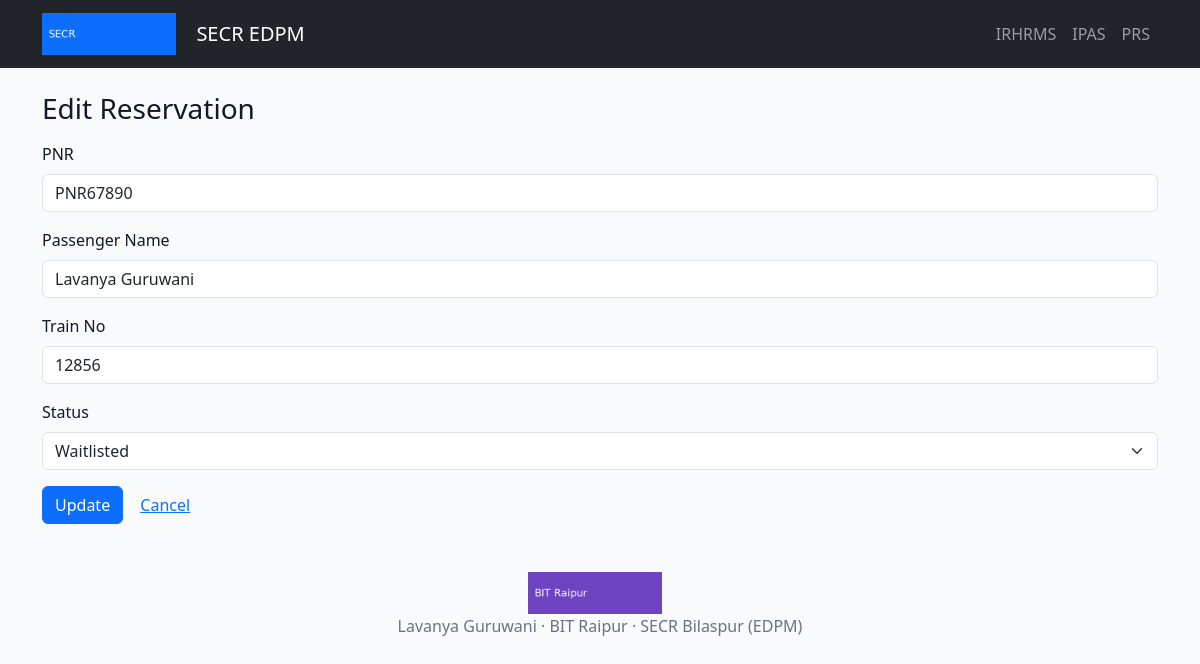
The page /reservations/2/edit on the database its author committed.
### app.py (models this page shows)
class Reservation(db.Model):
    id = db.Column(db.Integer, primary_key=True)
    pnr = db.Column(db.String(50), nullable=False, unique=True)
    passenger_name = db.Column(db.String(120), nullable=False)
    train_no = db.Column(db.String(40), nullable=False)
    status = db.Column(db.String(40), nullable=False)

### app.py (the view)
@app.route('/reservations/<int:rid>/edit', methods=['GET','POST'])
def edit_reservation(rid):
    row = Reservation.query.get_or_404(rid)
    if request.method == 'POST':
        row.pnr = request.form['pnr']; row.passenger_name = request.form['passenger_name']; row.train_no = request.form['train_no']; row.status = request.form['status']
        db.session.commit(); flash('Reservation updated.'); return redirect(url_for('reservations'))
    return render_template('edit_reservation.html', row=row)

### templates/edit_reservation.html (shortened to what this page needs)
{% extends 'base.html' %}
{% block content %}
<h3>Edit Reservation</h3>
<form method="post" class="mt-3">
  <div class="mb-3"><label class="form-label">PNR</label><input name="pnr" class="form-control" value="{{ row.pnr }}" required></div>
  <div class="mb-3"><label class="form-label">Passenger Name</label><input name="passenger_name" class="form-control" value="{{ row.passenger_name }}" required></div>
  <div class="mb-3"><label class="form-label">Train No</label><input name="train_no" class="form-control" value="{{ row.train_no }}" required></div>
  <div class="mb-3"><label class="form-label">Status</label><select name="status" class="form-select"><option {% if row.status=='Waitlisted' %}selected{% endif %}>Waitlisted</option></select></div>
  <button class="btn btn-primary">Update</button> <a class="btn btn-link" href="{{ url_for('reservations') }}">Cancel</a>
</form>
{% endblock %}

### static/style.css (style rules this page uses)
body { background: #f8fafc; color:#111827; }

### rows shown on the page
Reservation: pnr "PNR67890", passenger_name "Lavanya Guruwani", train_no "12856", status "Waitlisted"
